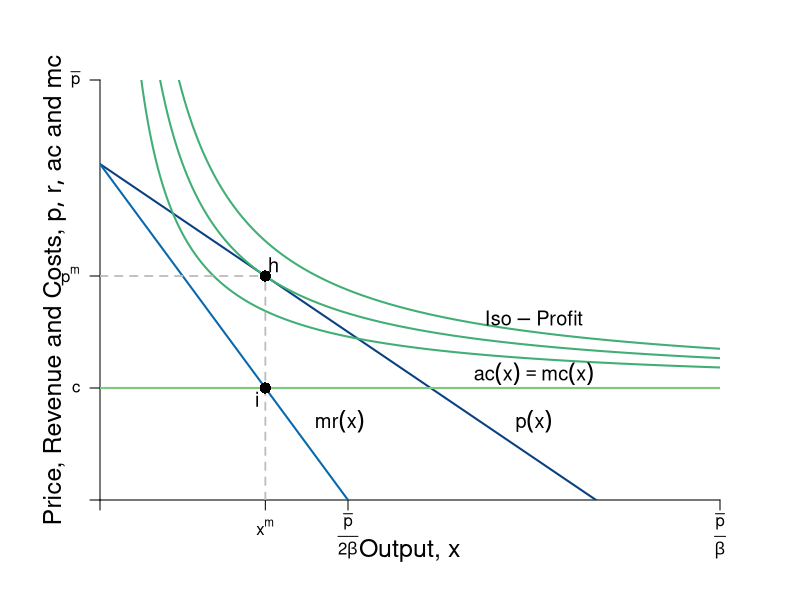

The R source for this figure:
#Graph Designer: Simon Halliday + Scott Cohn
#Authors: Bowles and Halliday
#Title: Coordination, Conflict and Competition: A Text in Microeconomics

require(shape)
pdf(file = "firmmarketsupply/isoprofit_monopoly_A.pdf", width = 9, height = 7)

#Set parameters for graphics
axislabelsize <- 1.5
labelsize <- 1.2
graphlinewidth <- 2
segmentlinewidth <- 1.8

COL <- c("#7fc97f", "#beaed4", "#fdc086", "#ffff99", "#386cb0", "#f0027f", "#bf5b17", "#666666")
COLA <- c("#e0f3db", "#99d8c9","#66c2a4","#41ae76", "#238b45", "#005824")
COLB <- c("#c6dbef", "#4eb3d3", "#2b8cbe", "#0868ac","#084081")

#Edited the margins to cater for the larger LHS labels
par(mar =  c(5, 5, 4, 4))

AvgRevenue <- function(x, rmax = 12, xmax = 12){
  rmax - (rmax/xmax)*x
}

MRevenue <- function(x, rmax = 12, xmax = 12){
  rmax - 2*(rmax/xmax)*x
}

AvgCost <- function(x, c0 = 2, c1 = 4){
  c0/x + c1
}

# From CORE
IsoProf <- function(x, k = 0, c0 = 2, c1 = 4){
  AvgCost(x) + k/x
}

xlims <- c(0, 15)
ylims <- c(0, 15)

npts <- 501 
x <- seq(xlims[1], xlims[2], length.out = npts)
y <- seq(ylims[1], ylims[2], length.out = npts) 
a <- c(13, 16.75, 19.25)

plot(0, 0, xlim = xlims, ylim = ylims, type = "n",
     xlab = expression(paste("")),
     ylab = expression(paste("")), 
     xaxt = "n", 
     yaxt = "n", 
     cex.lab = axislabelsize, 
     bty = "n",
     xaxs="i", 
     yaxs="i")

# ticksy <- seq(from = ylims[1], to = ylims[2], by = 1)
# ylabels <- seq(from = ylims[1], to = ylims[2], by = 1)
# ticksx <- seq(from = xlims[1], to = xlims[2], by = 1)
# xlabels <- seq(from = xlims[1], to = xlims[2], by = 1)
ticksy <- c(0, 4, AvgRevenue(x = 4), ylims[2])
ylabels <- c(NA, expression(paste(c)), expression(paste(p^{m})), expression(paste(bar(p))))
ticksx <- c(0, 4, 6, xlims[2])
xlabels <- c(NA, expression(paste(x^{m})), expression(paste(frac(bar(p),2*beta))), expression(paste(frac(bar(p),beta))))

axis(1, at = ticksx, pos = 0, labels = FALSE)
text(x = c(0, 4, 6, xlims[2]), par("usr")[3] - 0.4, labels = xlabels, srt = 0, pos = 1, xpd = TRUE)
axis(2, at = ticksy, pos = 0, labels = ylabels, las = 1)

npts <- 500 
xx1 <- seq(xlims[1], xlims[2], length.out = npts)
xx3 <- seq(2, 6, length.out = npts)

lines(xx1, AvgRevenue(xx1, rmax = 12, xmax = 12), col = COLB[5], lwd = graphlinewidth)
lines(xx1, MRevenue(xx1, rmax = 12, xmax = 12), col = COLB[4], lwd = graphlinewidth)
lines(xx1, IsoProf(xx1, k = 14), col = COLA[4], lwd = graphlinewidth)

# Iso Prof --- To0 high/too low
lines(xx1, IsoProf(xx1, k = 9), col = COLA[4], lwd = graphlinewidth)
lines(xx1, IsoProf(xx1, k = 19), col = COLA[4], lwd = graphlinewidth)


#Label the axes
text(0.5*(xlims[2]), -1.8, expression(paste("Output, ", x)), xpd = TRUE, cex = axislabelsize) 
#mtext(expression(paste("Quantity of output, ", x)), side=1, line = 2.5, cex = axislabelsize)
text(-1.1, 0.5*ylims[2], expression(paste("Price, Revenue and Costs, ", list(p, r, ac), " and ", mc)), xpd = TRUE, cex = axislabelsize, srt = 90) 

#Label curves
text(10.5, 6.5, expression(paste(Iso-Profit)), cex = labelsize)
text(10.5, 4.5, expression(paste(ac(x) == mc(x))), cex = labelsize)
text(10.5, 2.8, expression(paste(p(x))), cex = labelsize)
text(5.8, 2.8, expression(paste(mr(x))), cex = labelsize)


#Draw segments for total costs
segments(0, AvgRevenue(x = 4), 4, AvgRevenue(x = 4), lty = 2, col = "gray" , lwd = segmentlinewidth)
segments(4, 0, 4, AvgRevenue(x = 4), lty = 2, col = "gray" , lwd = segmentlinewidth)
segments(0, 4, xlims[2], 4, lty = 1, col = COL[1] , lwd = graphlinewidth)

#Label Points for comparison
points(4, MRevenue(x = 4), pch = 16, col = "black", cex = 1.5)
text(3.8, MRevenue(x = 4) - 0.4, expression(i), cex = labelsize)


points(4, AvgRevenue(x = 4), pch = 16, col = "black", cex = 1.5)
text(4.2, AvgRevenue(x = 4) + 0.4, expression(h), cex = labelsize)




dev.off()
